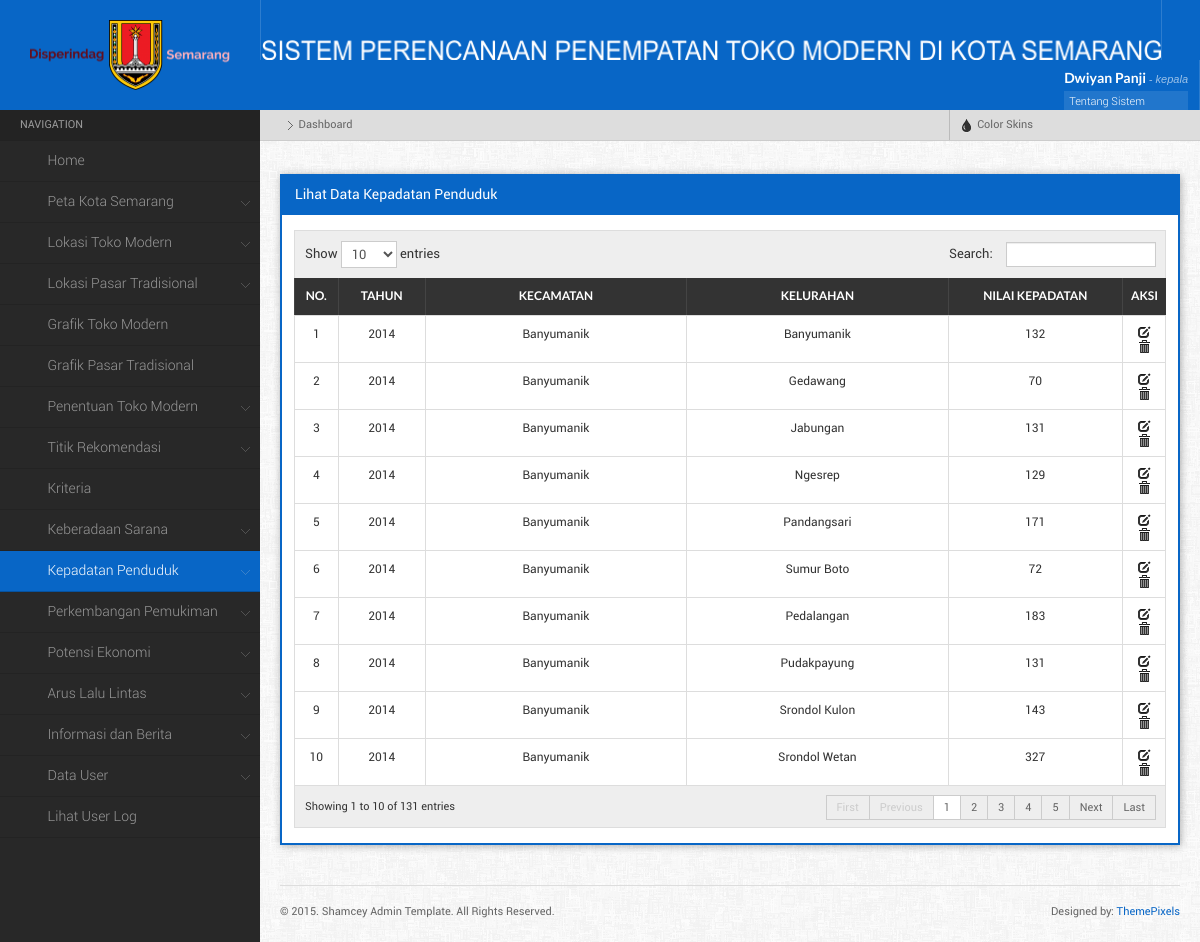
The page /main.php?menu=lihatKepadatan (signed in) on the database as committed earlier.
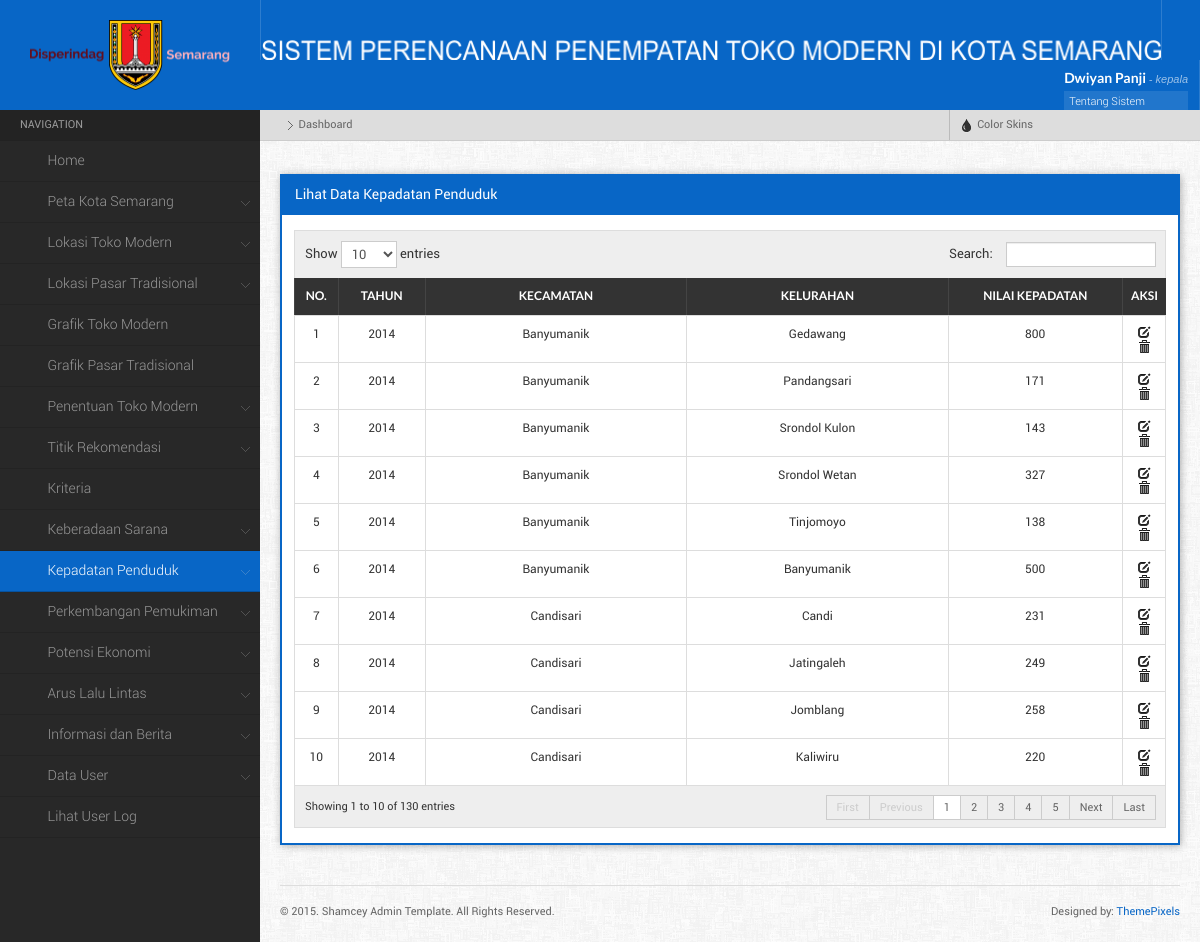
The same page on the database as committed later.
### tables this page shows
CREATE TABLE IF NOT EXISTS `kepadatan_penduduk` (
  `id_kepadatan` int(11) NOT NULL AUTO_INCREMENT,
  `id_kelurahan` int(11) NOT NULL,
  `tahun` year(4) NOT NULL,
  `nilai_kepadatan` int(11) NOT NULL,
  `id_klasifikasikepadatan` int(11) NOT NULL,
  PRIMARY KEY (`id_kepadatan`)
);

CREATE TABLE IF NOT EXISTS `kecamatan` (
  `id_kecamatan` int(11) NOT NULL AUTO_INCREMENT,
  `nama_kecamatan` varchar(40) NOT NULL,
  PRIMARY KEY (`id_kecamatan`)
);

CREATE TABLE IF NOT EXISTS `kelurahan` (
  `id_kelurahan` int(11) NOT NULL AUTO_INCREMENT,
  `id_kecamatan` int(11) NOT NULL,
  `Geometry` longblob,
  `XMin` int(11) DEFAULT NULL,
  `XMax` int(11) DEFAULT NULL,
  `YMin` int(11) DEFAULT NULL,
  `YMax` int(11) DEFAULT NULL,
  `Kelurahan` char(50) DEFAULT NULL,
  `Luas` decimal(10,3) DEFAULT NULL,
  `id_lokasi` int(11) NOT NULL,
  PRIMARY KEY (`id_kelurahan`)
);

### component/lihat_kepadatan.php (the view, shortened to what this page needs)
<?php
	$query = mysql_query("SELECT * FROM kepadatan_penduduk a, kelurahan b, kecamatan c
							WHERE a.id_kelurahan = b.id_kelurahan
							AND b.id_kecamatan = c.id_kecamatan
							ORDER BY tahun DESC, c.id_kecamatan ASC") or die (mysql_error());
    echo "<div class=\"widget\">
			<h4 class=\"widgettitle\">Lihat Data Kepadatan Penduduk</h4>
			<div class=\"widgetcontent\">
            <table id=\"dyntable\" class=\"table table-bordered responsive\">
                <thead>
                    <tr>
                        <th></th>
                        <th><center>No.</th>
						<th><center>Tahun</th>
                        <th><center>Kecamatan</th>
						<th><center>Kelurahan</th>
						<th><center>Nilai Kepadatan</th>
						<th><center>Aksi</th>
                    </tr>
                </thead>
				<tbody>";
				$no = 1;
				while($pecah = mysql_fetch_array($query)){
					echo "<tr class=\" \">
						<td></td>
						<td style='width:5%;'><center>$no</td>
						<td style='width:10%;'><center>$pecah[tahun]</td>
						<td style='width:30%;'><center>$pecah[nama_kecamatan]</td>
						<td style='width:30%;'><center>$pecah[Kelurahan]</td>
						<td style='width:20%;'><center>$pecah[nilai_kepadatan]</td>
						<td class=\"center\" style=\"width: 5%;\">
							<a href= \"main.php?menu=editKepadatan&id_kepadatan=$pecah[id_kepadatan]\" title=\"Edit\"><i  class=\"icon-edit\"></i></a>
							<a href=\"main.php?menu=hapusKepadatan&id_kepadatan=$pecah[id_kepadatan]\" title=\"Hapus\" onClick=\"return confirm('Apakah Anda yakin ingin menghapus data ini?')\" class=\"icon-trash\"><i></i></a>
						</td>";
					echo "</td>
					</tr>";
				$no++;
				};
				echo "</tbody>
			</table>
		</div>
		</div>
	";
?>

Rows that differ between the two databases and show on the page:
no longer on this page (row edited): kepadatan_penduduk: tahun "2014", kecamatan.nama_kecamatan "Banyumanik", id_kelurahan.Kelurahan "Sumur Boto", nilai_kepadatan "72"
changed kepadatan_penduduk: id_kelurahan.Kelurahan "Banyumanik" → "Gedawang"; nilai_kepadatan "132" → "800"
changed kepadatan_penduduk: id_kelurahan.Kelurahan "Gedawang" → "Pandangsari"; nilai_kepadatan "70" → "171"
changed kepadatan_penduduk: id_kelurahan.Kelurahan "Jabungan" → "Srondol Kulon"; nilai_kepadatan "131" → "143"
changed kepadatan_penduduk: id_kelurahan.Kelurahan "Ngesrep" → "Srondol Wetan"; nilai_kepadatan "129" → "327"
changed kepadatan_penduduk: id_kelurahan.Kelurahan "Pandangsari" → "Tinjomoyo"; nilai_kepadatan "171" → "138"
added kepadatan_penduduk: tahun "2014", kecamatan.nama_kecamatan "Banyumanik", id_kelurahan.Kelurahan "Banyumanik", nilai_kepadatan "500"
changed kepadatan_penduduk: kecamatan.nama_kecamatan "Banyumanik" → "Candisari"; id_kelurahan.Kelurahan "Pedalangan" → "Candi"; nilai_kepadatan "183" → "231"
changed kepadatan_penduduk: kecamatan.nama_kecamatan "Banyumanik" → "Candisari"; id_kelurahan.Kelurahan "Pudakpayung" → "Jatingaleh"; nilai_kepadatan "131" → "249"
changed kepadatan_penduduk: kecamatan.nama_kecamatan "Banyumanik" → "Candisari"; id_kelurahan.Kelurahan "Srondol Kulon" → "Jomblang"; nilai_kepadatan "143" → "258"
changed kepadatan_penduduk: kecamatan.nama_kecamatan "Banyumanik" → "Candisari"; id_kelurahan.Kelurahan "Srondol Wetan" → "Kaliwiru"; nilai_kepadatan "327" → "220"
Other text that changed with them:
text written by a page script: "Show entries Search: Showing 1 to 10 of 131 entries First Previous 1 2 3 4 5 Next Last" → "Show entries Search: Showing 1 to 10 of 130 entries First Previous 1 2 3 4 5 Next Last"
